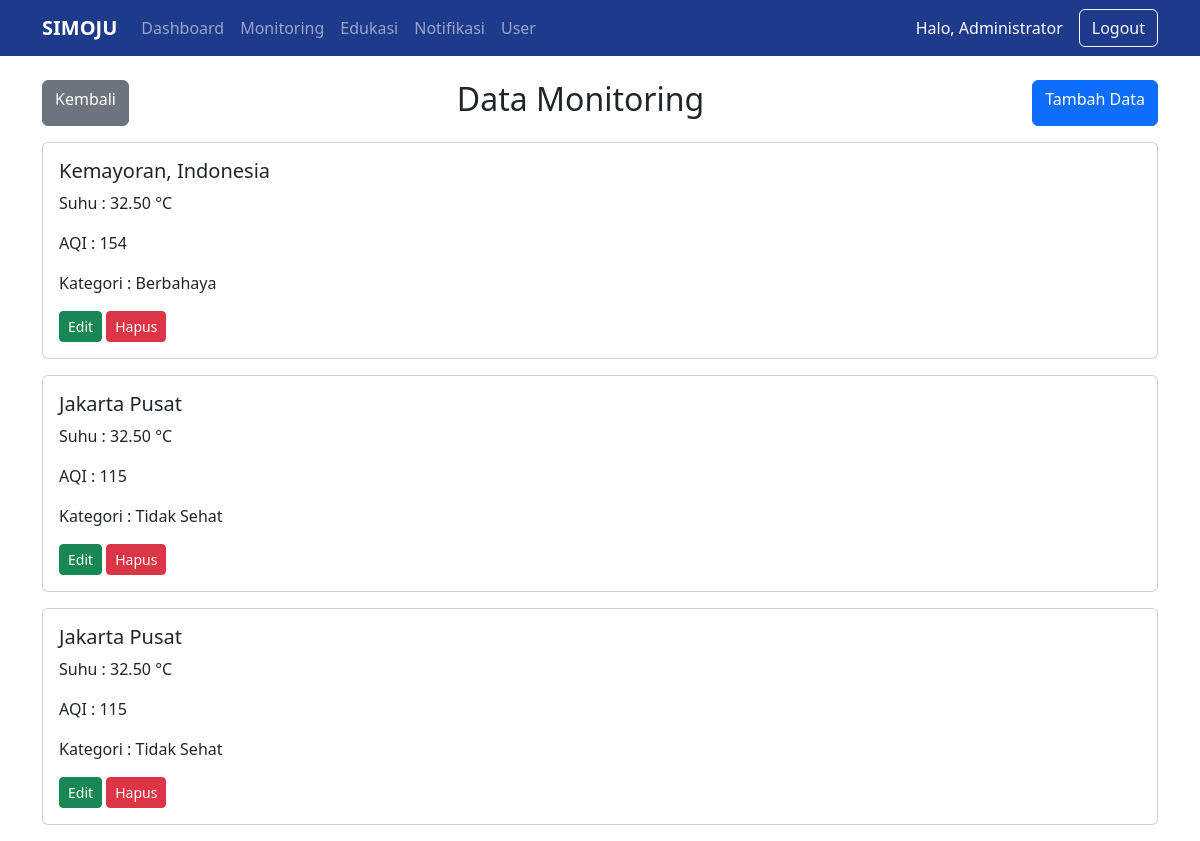
The page /public/index.php?url=MonitoringController/daftar (signed in) on the database as committed earlier.
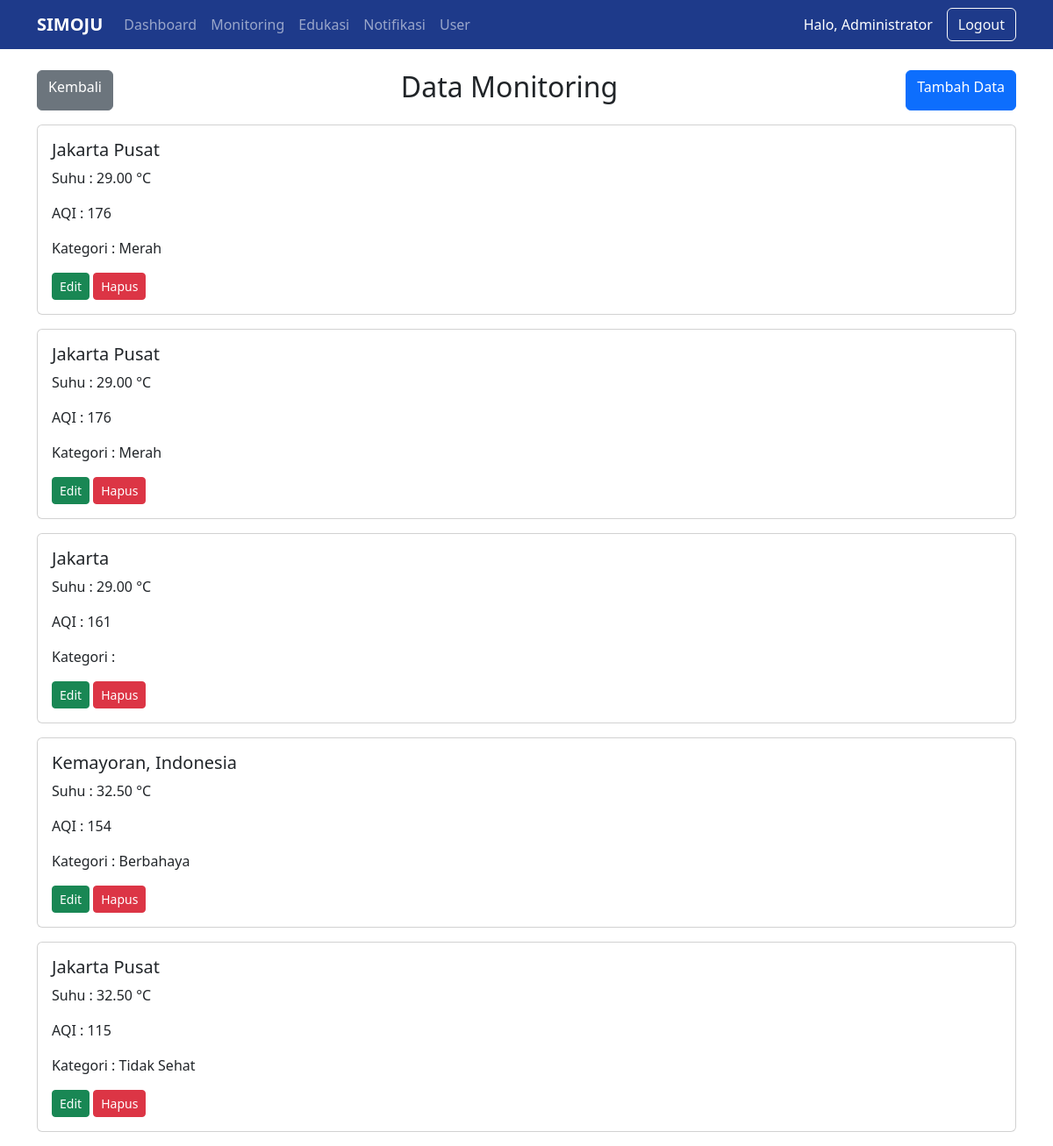
The same page on the database as committed later.
### tables this page shows
CREATE TABLE `riwayat_monitoring` (
  `id` int(11) NOT NULL AUTO_INCREMENT,
  `wilayah` varchar(100) DEFAULT NULL,
  `suhu` decimal(5,2) DEFAULT NULL,
  `aqi` int(11) DEFAULT NULL,
  `kategori` varchar(50) DEFAULT NULL,
  `waktu_data` datetime DEFAULT NULL,
  `status` varchar(50) DEFAULT NULL,
  `created_at` timestamp NOT NULL DEFAULT current_timestamp(),
  PRIMARY KEY (`id`)
);

### app/core/Controller.php (called while the page is built, shortened)
<?php
class Controller {
    public function view($view, $data = [])
    {
         require_once '../app/views/templates/header.php';
        require_once '../app/views/' . $view . '.php';
        require_once '../app/views/templates/footer.php';
    }
}

### app/controllers/MonitoringController.php (called while the page is built, shortened)
<?php
class MonitoringController extends Controller {
    public function daftar()
    {
        $monitoring = $this->model('Monitoring');
        $data['monitoring'] =
        $monitoring->getAllMonitoring();
        $this->view(
            'monitoring/daftar',
            $data
        );
    }
}

### app/core/App.php (called while the page is built, shortened)
<?php
class App {
    protected $method = 'index';
    protected $params = [];
    public function __construct()
    {
        $url = $this->parseURL();
        if(isset($url[0]) && file_exists('../app/controllers/' . $url[0] . '.php')) {
            unset($url[0]);
        }
        $this->controller = new $this->controller;
        if(isset($url[1]) && method_exists($this->controller, $url[1])) {
            $this->method = $url[1];
        }
        call_user_func_array(
            [$this->controller, $this->method],
            $this->params
        );
    }
    public function parseURL()
    {
        if(isset($_GET['url']))
        {
            $url = rtrim($_GET['url'], '/');
            $url = filter_var($url, FILTER_SANITIZE_URL);
            return explode('/', $url);
        }
    }
}

### public/index.php (called while the page is built, shortened)
<?php
$app = new App;

### app/core/Model.php (called while the page is built, shortened)
<?php
require_once 'Database.php';
class Model {
    public function __construct()
    {
        $database = new Database();
        $this->db = $database->getConnection();
    }
}

### app/core/Database.php (called while the page is built, shortened)
<?php
class Database {
    private $conn;
    public function __construct()
    {
        $this->conn = new mysqli(
            DB_HOST,
            DB_USER,
            DB_PASS,
            DB_NAME
        );
    }
    public function getConnection()
    {
        return $this->conn;
    }
}

### app/models/Monitoring.php (called while the page is built, shortened)
<?php
class Monitoring extends Model {
    public function getAllMonitoring()
    {
        $query = "SELECT * FROM riwayat_monitoring
        ORDER BY id DESC";
        $result = $this->db->query($query);
        return $result;
    }
}

### app/views/monitoring/daftar.php (the view)
<div class="container mt-4">
    <div class="d-flex justify-content-between mb-3">
        <a
        href="index.php?url=HomeController/dashboard"
        class="btn btn-secondary">
            Kembali
        </a>
        <h2>Data Monitoring</h2>
        <?php if($_SESSION['role'] == 'admin'): ?>
        <a
        href="index.php?url=MonitoringController/tambah"
        class="btn btn-primary">
            Tambah Data
        </a>
        <?php endif; ?>
    </div>
    <?php while($row = $data['monitoring']->fetch_assoc()): ?>
    <div class="card mb-3">
        <div class="card-body">
            <h5><?= $row['wilayah']; ?></h5>
            <p>
                Suhu :
                <?= $row['suhu']; ?> °C
            </p>
            <p>
                AQI :
                <?= $row['aqi']; ?>
            </p>
            <p>
                Kategori :
                <?= $row['kategori']; ?>
            </p>
            <?php if($_SESSION['role'] == 'admin'): ?>
            <a
            href="index.php?url=MonitoringController/edit/<?= $row['id']; ?>"
            class="btn btn-success btn-sm">
                Edit
            </a>
            <a
            href="index.php?url=MonitoringController/delete/<?= $row['id']; ?>"
            class="btn btn-danger btn-sm">
                Hapus
            </a>
            <?php endif; ?>
        </div>
    </div>
    <?php endwhile; ?>
</div>

### app/views/templates/header.php (shortened to what this page needs)
<!DOCTYPE html>
<html lang="en">
<head>
    <link href="https://cdn.jsdelivr.net/npm/bootstrap@5.3.3/dist/css/bootstrap.min.css" rel="stylesheet">
</head>
<body>
<?php if(isset($_SESSION['user_id'])): ?>
   <nav class="navbar navbar-expand-lg navbar-dark"
     style="background-color:#1e3a8a;">
        <div class="container">
            <a class="navbar-brand fw-bold"
            href="index.php?url=HomeController/dashboard">
                SIMOJU
            </a>
            <div class="collapse navbar-collapse"
                id="navbarSupportedContent">
                <ul class="navbar-nav me-auto mb-2 mb-lg-0">
                    <li class="nav-item">
                        <a class="nav-link"
                        href="index.php?url=HomeController/dashboard">
                            Dashboard
                        </a>
                    </li>
                    <li class="nav-item">
                        <a class="nav-link"
                        href="index.php?url=MonitoringController/daftar">
                            Monitoring
                        </a>
                    </li>
                    <li class="nav-item">
                        <a class="nav-link"
                        href="index.php?url=EdukasiController/index">
                            Edukasi
                        </a>
                    </li>
                    <li class="nav-item">
                        <a class="nav-link"
                        href="index.php?url=NotifikasiController/index">
                            Notifikasi
                        </a>
                    </li>
                    <?php if($_SESSION['role'] == 'admin'): ?>
                    <li class="nav-item">
                        <a class="nav-link"
                        href="index.php?url=UserController/index">
                            User
                        </a>
                    </li>
                    <?php endif; ?>
                </ul>
                <span class="navbar-text text-white me-3">
                    Halo,
                    <?= $_SESSION['nama']; ?>
                </span>
                <a
                href="index.php?url=AuthController/logout"
                class="btn btn-outline-light">
                    Logout
                </a>
            </div>
        </div>
    </nav>
    <?php endif; ?>

### app/views/templates/footer.php (shortened to what this page needs)
</body>
</html>

Rows that differ between the two databases and show on the page:
removed riwayat_monitoring: wilayah "Jakarta Pusat", suhu "32.50", aqi "115", kategori "Tidak Sehat"
added riwayat_monitoring: wilayah "Jakarta Pusat", suhu "29.00", aqi "176", kategori "Merah"
added riwayat_monitoring: wilayah "Jakarta Pusat", suhu "29.00", aqi "176", kategori "Merah"
added riwayat_monitoring: wilayah "Jakarta", suhu "29.00", aqi "161"
